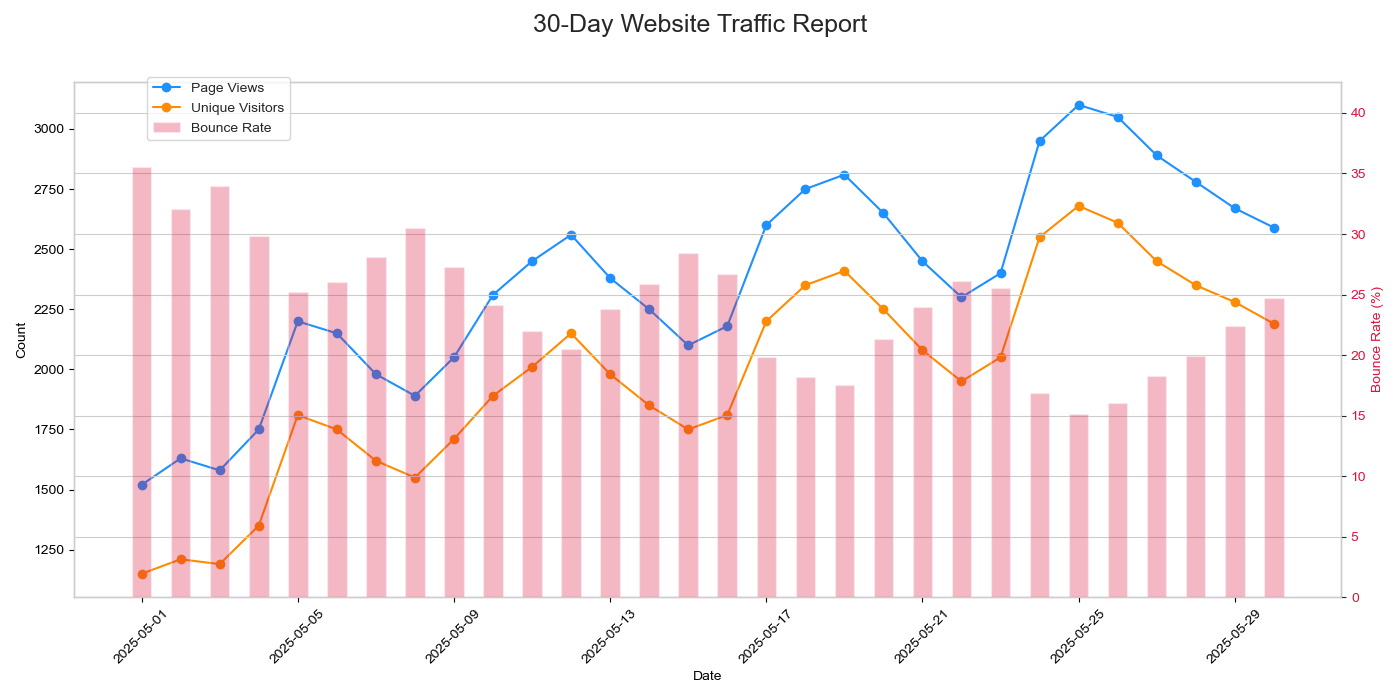

Write the Python code that produced this figure.
import pandas as pd
import matplotlib.pyplot as plt
import seaborn as sns
from io import StringIO

# Read the website traffic data
with open('website_traffic.txt', 'r') as f:
    lines = f.readlines()

# Skip the header comment and read the data
data_str = ''.join(lines[1:])
df = pd.read_csv(StringIO(data_str), sep=r'\s+')

# Convert date column to datetime objects
df['date'] = pd.to_datetime(df['date'])

# Print basic statistics
print("Website Traffic Analysis:")
print("========================")
print(f"Total days analysed: {len(df)}")
print(f"Average page views: {df['page_views'].mean():.0f}")
print(f"Average unique visitors: {df['unique_visitors'].mean():.0f}")
print(f"Peak traffic day: {df.loc[df['unique_visitors'].idxmax(), 'date'].date()} with {df['unique_visitors'].max()} unique visitors")
print(f"Average bounce rate: {df['bounce_rate'].mean():.1f}%")

# Create a visualisation
fig, ax1 = plt.subplots(figsize=(14, 7))
sns.set_style("whitegrid")

# Plot page views and unique visitors
ax1.plot(df['date'], df['page_views'], marker='o', color='dodgerblue', label='Page Views')
ax1.plot(df['date'], df['unique_visitors'], marker='o', color='darkorange', label='Unique Visitors')
ax1.set_xlabel('Date')
ax1.set_ylabel('Count', color='black')
ax1.tick_params(axis='y', labelcolor='black')
ax1.tick_params(axis='x', rotation=45)

# Add bounce rate as bars on a secondary axis
ax2 = ax1.twinx()
ax2.bar(df['date'], df['bounce_rate'], alpha=0.3, color='crimson', width=0.5, label='Bounce Rate')
ax2.set_ylabel('Bounce Rate (%)', color='crimson')
ax2.tick_params(axis='y', labelcolor='crimson')
ax2.set_ylim(0, df['bounce_rate'].max() * 1.2) # Adjust y-limit for better visibility

# Formatting
fig.suptitle('30-Day Website Traffic Report', fontsize=18)
fig.legend(loc='upper left', bbox_to_anchor=(0.1, 0.9))
plt.tight_layout(rect=[0, 0, 1, 0.96])

# Save the figure
plt.savefig('traffic_analysis.png')
print("Analysis complete. Results saved to 'traffic_analysis.png'")